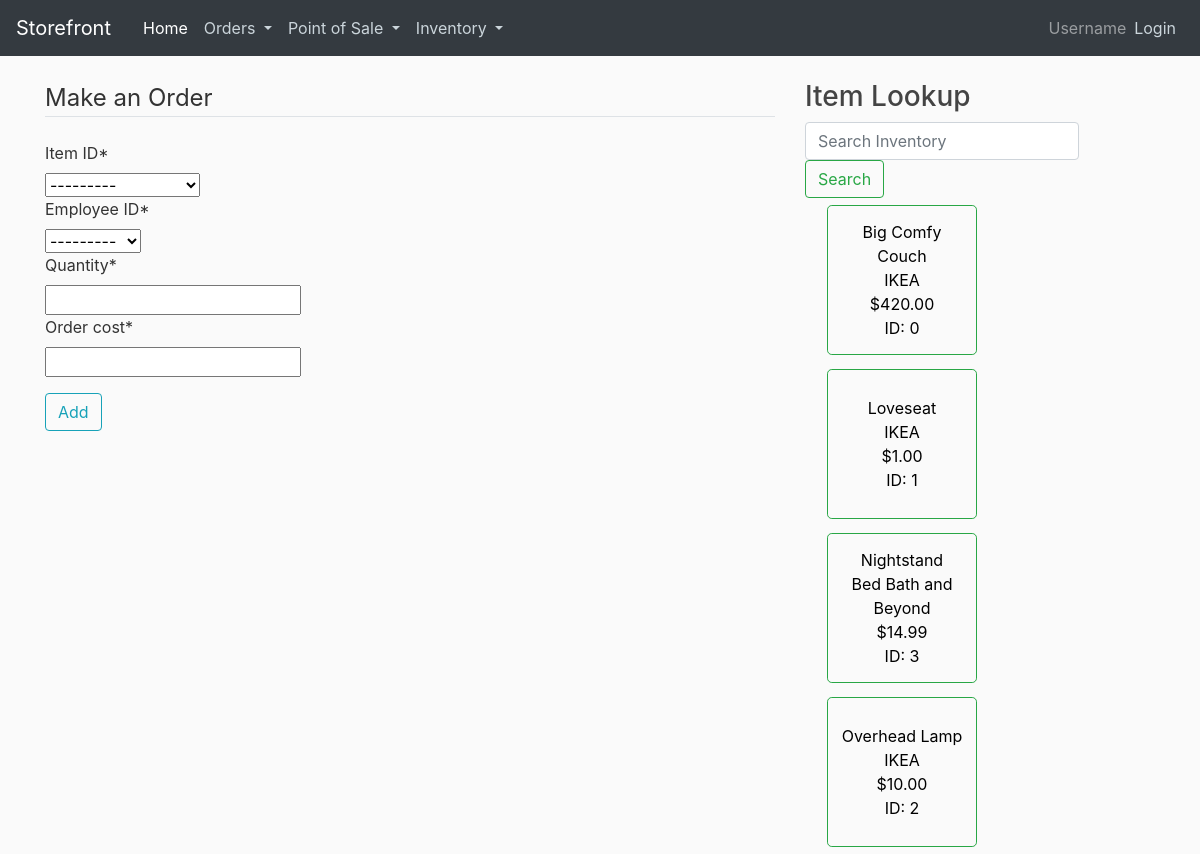
The app's page /make-order/ with its own data.
### myapp/models.py (models this page shows)
class Stock(models.Model):
    item_ID = models.AutoField(primary_key=True)
    manuf_ID = models.ForeignKey(Manufacturer, on_delete=CASCADE)
    item_name = models.CharField(max_length=20)
    item_model = models.CharField(max_length=20)
    item_quantity = models.IntegerField()
    item_cost = models.DecimalField(max_digits=5, decimal_places=2)
    def __str__(self):
        return self.item_name

class Employee(models.Model):
    employee_ID = models.AutoField(primary_key=True)
    employee_name = models.CharField(max_length=20)
    l_name = models.CharField(max_length=20)
    employee_pay = models.DecimalField(max_digits=5, decimal_places=2)
    def __str__(self):
        return self.employee_name  + " " + self.l_name

class Manufacturer(models.Model):
    manuf_ID = models.AutoField(primary_key=True)
    manuf_name = models.CharField(max_length=20)
    def __str__(self):
        return self.manuf_name

### myapp/views.py (the view, shortened to what this page needs)
# urls.py: path('make-order/', views.order, name="make-order"),
def order(request):
    form = AddOrderFrom(request.POST or None)
    args = {
        'stocks': Stock.objects.all().order_by('item_name'),
        'form': form
    }
    return render(request, 'myapp/order.html', args)

### myapp/forms.py
class AddOrderFrom(forms.ModelForm):
    class Meta:
        model = Order
        fields = ['item_ID', 'employee_ID', 'quantity', 'order_cost']
        widgets = {'order_cost': calculation.FormulaInput('quantity*item_ID__item_cost')}

### myapp/templates/myapp/order.html (shortened to what this page needs)
{% extends "myapp/base.html" %}
{% load crispy_forms_tags %}
{% block content %}
    <div class="content-section">
        <form method="POST">
            <fieldset class="form-group">
                <legend class="border-bottom mb-4">Make an Order</legend>
                {{ form|crispy }}
            </fieldset>
            <div class="form-group">
                <button class="btn btn-outline-info" type="submit">Add</button>
            </div>
        </form>
    </div>
{% endblock content %}
{% block col2 %}
  <h3>Item Lookup</h3>
  <form class="form-inline">
    <input class="form-control mr-sm-2" type="search" placeholder="Search Inventory" aria-label="Search">
    <button class="btn btn-outline-success my-2 my-sm-0" type="submit">Search</button>
  </form>
  <div class="container">
      {% for stock in stocks %}
        <button type="submit" class="btn btn-outline-success btn-lg" style="padding: 10px; margin:7px; height: 150px; width: 150px; font-size: medium; color: black">
          {{ stock.item_name }}
          <br>
          {{ stock.manuf_ID }}
          <br>
          ${{ stock.item_cost }}
          <br>
          ID: {{ stock.item_ID }}
        </button>
      {% endfor %}
    </div>
  </div>
{% endblock %}

### myapp/static/myapp/main.css (style rules this page uses)
body { background: #fafafa; color: #333333; margin-top: 5rem; }
h1, h2, h3, h4, h5, h6 { color:#444444; }

### records on screen
Stock: item_ID "---------", item_name "Big Comfy Couch", manuf_ID "IKEA", item_cost "420.00", item_ID "0"
Employee: employee_ID "---------"
Stock: item_name "Loveseat", manuf_ID "IKEA", item_cost "1.00", item_ID "1"
Stock: item_name "Nightstand", manuf_ID "Bed Bath and Beyond", item_cost "14.99", item_ID "3"
Stock: item_name "Overhead Lamp", manuf_ID "IKEA", item_cost "10.00", item_ID "2"
